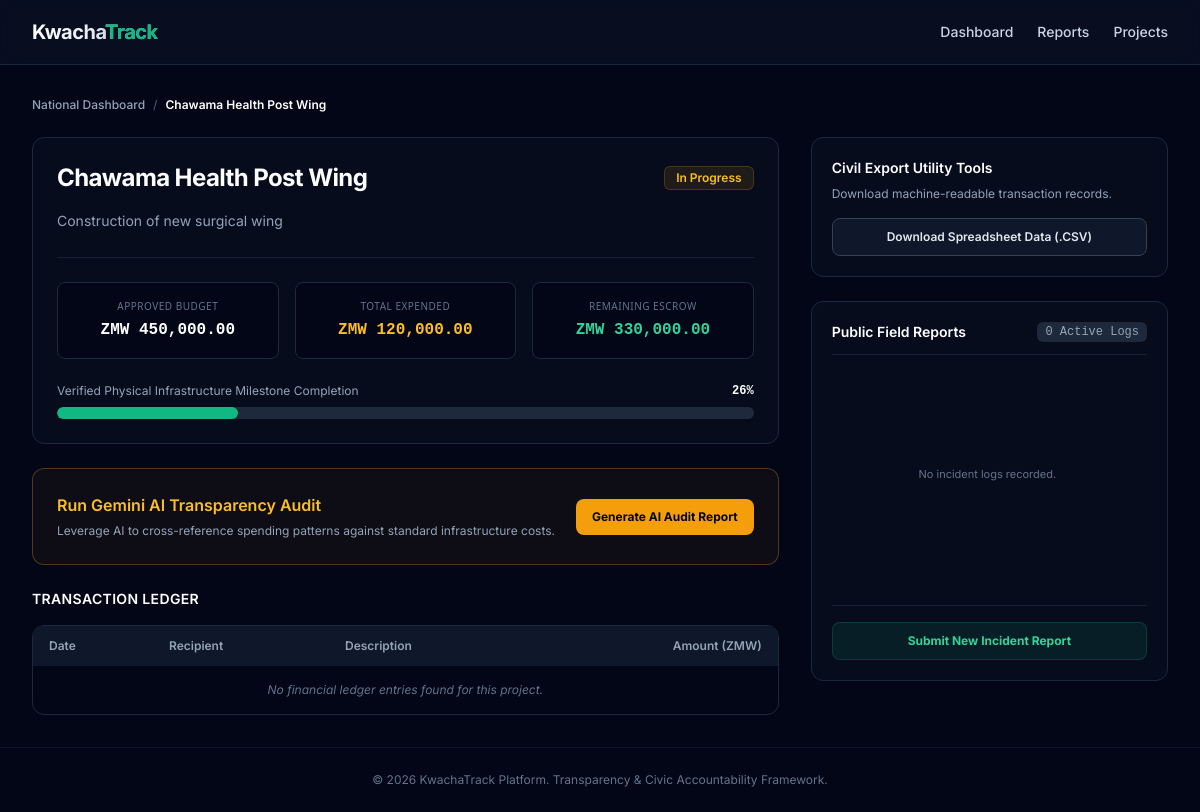
/projects/track/1, run on the app's committed database.
### app/models.py (models this page shows)
class Project(db.Model):
    __tablename__ = 'projects'
    id = db.Column(db.Integer, primary_key=True)
    title = db.Column(db.String(200), nullable=False)
    description = db.Column(db.Text, nullable=False)
    budget = db.Column(db.Numeric(15, 2), nullable=False)
    expended_amount = db.Column(db.Numeric(15, 2), default=0.00)
    constituency_id = db.Column(db.Integer, db.ForeignKey('constituencies.id'), nullable=False)
    contractor_name = db.Column(db.String(150), nullable=False)
    start_date = db.Column(db.Date, nullable=False)
    end_date = db.Column(db.Date, nullable=True)
    status = db.Column(db.Enum(ProjectStatus), default=ProjectStatus.PROPOSED, nullable=False, index=True)
    progress_percentage = db.Column(db.Integer, default=0)
    created_at = db.Column(db.DateTime, default=datetime.datetime.utcnow)
    financial_records = db.relationship('FinancialTransaction', backref='project', lazy=True, cascade="all, delete-orphan")
    feedbacks = db.relationship('CitizenFeedback', backref='project', lazy=True, cascade="all, delete-orphan")

### app/routes/core.py (the view)
@core_bp.route('/projects/track/<int:project_id>')
def track_project_detail(project_id):
    project = Project.query.get_or_404(project_id)
    feedbacks = CitizenFeedback.query.filter_by(project_id=project_id).all()
    budget_variance = project.budget - project.expended_amount
    transactions = FinancialTransaction.query.filter_by(project_id=project_id)\
    .order_by(FinancialTransaction.transaction_date.desc())\
    .limit(5).all()
    return render_template('project_tracker.html', project=project, feedbacks=feedbacks, budget_variance=budget_variance, transactions=transactions)

### app/templates/project_tracker.html
{% extends "base.html" %}
{% block content %}
<nav class="mb-6" aria-label="Breadcrumb">
    <ol class="flex items-center space-x-2 text-xs font-medium text-slate-400">
        <li><a href="{{ url_for('core.national_dashboard') }}" class="hover:text-emerald-400 transition-colors">National Dashboard</a></li>
        <li><span class="text-slate-600">/</span></li>
        <li class="text-white font-semibold truncate max-w-[200px] md:max-w-none" aria-current="page">{{ project.title }}</li>
    </ol>
</nav>
<div class="grid grid-cols-1 lg:grid-cols-3 gap-8">
    <div class="lg:col-span-2 space-y-6">
        <div class="rounded-xl border border-slate-800 bg-slate-900/40 p-6 backdrop-blur-sm">
            <div class="md:flex md:items-center md:justify-between gap-4 mb-4">
                <h2 class="text-xl md:text-2xl font-bold text-white tracking-tight">{{ project.title }}</h2>
                <span class="inline-flex items-center shrink-0 rounded-md px-3 py-1 text-xs font-semibold ring-1 ring-inset
                    {% set status_str = project.status.value|string|upper if project.status.value else project.status|string|upper %}
                    {% if 'COMPLETED' in status_str %}bg-emerald-500/10 text-emerald-400 ring-emerald-500/20
                    {% elif 'ABANDONED' in status_str %}bg-rose-500/10 text-rose-400 ring-rose-500/20
                    {% else %}bg-amber-500/10 text-amber-400 ring-amber-500/20{% endif %}">
                    {{ project.status.value if project.status.value else project.status }}
                </span>
            </div>
            <p class="text-sm text-slate-400 leading-relaxed">{{ project.description }}</p>
            <div class="my-6 border-t border-slate-800/80"></div>
            <div class="grid grid-cols-1 md:grid-cols-3 gap-4 font-mono">
                <div class="rounded-lg border border-slate-800 bg-slate-950 p-4 text-center">
                    <span class="block text-[10px] uppercase font-sans tracking-wider text-slate-500 mb-1">Approved Budget</span>
                    <span class="text-base font-bold text-white">ZMW {{ "{:,.2f}".format(project.budget) }}</span>
                </div>
                <div class="rounded-lg border border-slate-800 bg-slate-950 p-4 text-center">
                    <span class="block text-[10px] uppercase font-sans tracking-wider text-slate-500 mb-1">Total Expended</span>
                    <span class="text-base font-bold text-amber-400">ZMW {{ "{:,.2f}".format(project.expended_amount) }}</span>
                </div>
                <div class="rounded-lg border border-slate-800 bg-slate-950 p-4 text-center">
                    <span class="block text-[10px] uppercase font-sans tracking-wider text-slate-500 mb-1">Remaining Escrow</span>
                    <span class="text-base font-bold {% if budget_variance >= 0 %}text-emerald-400{% else %}text-rose-400{% endif %}">
                        ZMW {{ "{:,.2f}".format(budget_variance) }}
                    </span>
                </div>
            </div>
            <div class="mt-6">
                <div class="flex items-center justify-between text-xs mb-2">
                    <span class="text-slate-400">Verified Physical Infrastructure Milestone Completion</span>
                    <span class="text-white font-bold font-mono">{{ project.progress_percentage }}%</span>
                </div>
                <div class="w-full bg-slate-800 rounded-full h-3 overflow-hidden">
                    <div class="bg-emerald-500 h-3 rounded-full transition-all duration-500" style="width: {{ project.progress_percentage | default(0) }}%;"></div>
                </div>
            </div>
        </div>
        <div class="rounded-xl border border-amber-500/30 bg-amber-500/5 p-6 backdrop-blur-sm flex flex-col md:flex-row items-start md:items-center justify-between gap-4">
            <div class="space-y-1">
                <h5 class="text-amber-400 font-semibold text-base flex items-center gap-2">Run Gemini AI Transparency Audit</h5>
                <p class="text-xs text-slate-400 max-w-xl leading-relaxed">Leverage AI to cross-reference spending patterns against standard infrastructure costs.</p>
            </div>
            <form action="{{ url_for('citizen.run_ai_audit', project_id=project.id) }}" method="POST" class="w-full md:w-auto shrink-0">
                <button type="submit" class="w-full md:w-auto inline-flex justify-center items-center rounded-lg bg-amber-500 px-4 py-2.5 text-xs font-bold text-slate-950 hover:bg-amber-400 transition-all">Generate AI Audit Report</button>
            </form>
        </div>
        <div class="mt-8">
            <h4 class="text-white font-semibold text-sm tracking-wide uppercase mb-4 text-slate-300">Transaction Ledger</h4>
            <div class="rounded-xl border border-slate-800 bg-slate-950/50 overflow-hidden">
                <table class="w-full text-left text-xs">
                    <thead class="bg-slate-900 text-slate-400">
                        <tr>
                            <th class="px-4 py-3 font-semibold">Date</th>
                            <th class="px-4 py-3 font-semibold">Recipient</th>
                            <th class="px-4 py-3 font-semibold">Description</th>
                            <th class="px-4 py-3 font-semibold text-right">Amount (ZMW)</th>
                        </tr>
                    </thead>
                    <tbody class="divide-y divide-slate-800 text-slate-300">
                        {% for tx in transactions %}
                        <tr>
                            <td class="px-4 py-3 font-mono">{{ tx.transaction_date.strftime('%Y-%m-%d') if tx.transaction_date else 'N/A' }}</td>
                            <td class="px-4 py-3">{{ tx.recipient }}</td>
                            <td class="px-4 py-3">{{ tx.description }}</td>
                            <td class="px-4 py-3 text-right font-mono text-amber-400">{{ "{:,.2f}".format(tx.amount) }}</td>
                        </tr>
                        {% else %}
                        <tr><td colspan="4" class="px-4 py-4 text-center text-slate-500 italic">No financial ledger entries found for this project.</td></tr>
                        {% endfor %}
                    </tbody>
                </table>
            </div>
        </div>
    </div>
    <div class="space-y-6">
        <div class="rounded-xl border border-slate-800 bg-slate-900/40 p-5 backdrop-blur-sm">
            <h5 class="text-white font-semibold text-sm mb-2">Civil Export Utility Tools</h5>
            <p class="text-xs text-slate-400 mb-4">Download machine-readable transaction records.</p>
            <a href="{{ url_for('citizen.export_report_csv', project_id=project.id) }}"
               class="w-full inline-flex justify-center items-center rounded-lg border border-slate-700 bg-slate-900 hover:bg-slate-800 text-slate-200 py-2.5 text-xs font-semibold transition-all">
               Download Spreadsheet Data (.CSV)
            </a>
       </div>
        <div class="rounded-xl border border-slate-800 bg-slate-900/40 p-5 backdrop-blur-sm flex flex-col h-[380px]">
            <div class="flex items-center justify-between pb-3 border-b border-slate-800/80 mb-4">
                <h5 class="text-white font-semibold text-sm">Public Field Reports</h5>
                <span class="inline-flex items-center rounded-md bg-slate-800 px-2 py-0.5 text-xs font-medium text-slate-400 font-mono">{{ feedbacks|length }} Active Logs</span>
            </div>
            <div class="space-y-3 overflow-y-auto flex-grow pr-1 custom-scrollbar">
                {% for item in feedbacks %}
                <div class="rounded-lg border border-slate-800 bg-slate-950/60 p-3.5 space-y-2">
                    <div class="flex items-center justify-between text-[11px]">
                        <strong class="text-sky-400 uppercase tracking-wider font-semibold">{{ item.feedback_type }}</strong>
                        <span class="inline-flex items-center rounded px-1.5 py-0.5 font-medium text-[9px] font-mono
                            {% if item.verification_status == 'VERIFIED' %}bg-emerald-500/10 text-emerald-400 ring-1 ring-emerald-500/20
                            {% elif item.verification_status == 'REJECTED' %}bg-rose-500/10 text-rose-400 ring-1 ring-rose-500/20
                            {% else %}bg-amber-500/10 text-amber-400 ring-1 ring-amber-500/20{% endif %}">
                            {{ item.verification_status }}
                        </span>
                    </div>
                    <p class="text-xs text-slate-300 leading-normal italic">"{{ item.comment }}"</p>
                    {% if item.evidence_attachments %}
                    <div class="pt-2">
                        {% for evidence in item.evidence_attachments %}
                        <a href="{{ url_for('static', filename='uploads/' + evidence.file_secure_url) }}" target="_blank">
                            <img src="{{ url_for('static', filename='uploads/' + evidence.file_secure_url) }}">
                        </a>
                        {% endfor %}
                    </div>
                    {% endif %}
                </div>
                {% else %}
                <div class="h-full flex flex-col items-center justify-center text-center text-slate-500 py-6">
                    <p class="text-[11px] mb-3">No incident logs recorded.</p>
                </div>
                {% endfor %}
            </div>
            <div class="mt-4 pt-4 border-t border-slate-800/80">
                <a href="{{ url_for('citizen.submit_report', project_id=project.id) }}"
                   class="w-full inline-flex justify-center items-center rounded-lg bg-emerald-500/10 text-emerald-400 border border-emerald-500/20 py-2.5 text-xs font-bold hover:bg-emerald-500/20 transition-all">
                   Submit New Incident Report
                </a>
            </div>
        </div>
    </div>
</div>
{% endblock %}

### app/templates/base.html (style rules this page uses)
body { font-family: 'Inter', sans-serif; }
.font-mono { font-family: 'JetBrains Mono', monospace; }

### data on the page
Project: title "Chawama Health Post Wing", status "In Progress", description "Construction of new surgical wing", budget "450,000.00", expended_amount "120,000.00", progress_percentage "26"

### other printed values
{{ "{:,.2f}".format(budget_variance) }} "330,000.00"
{{ feedbacks|length }} "0"
